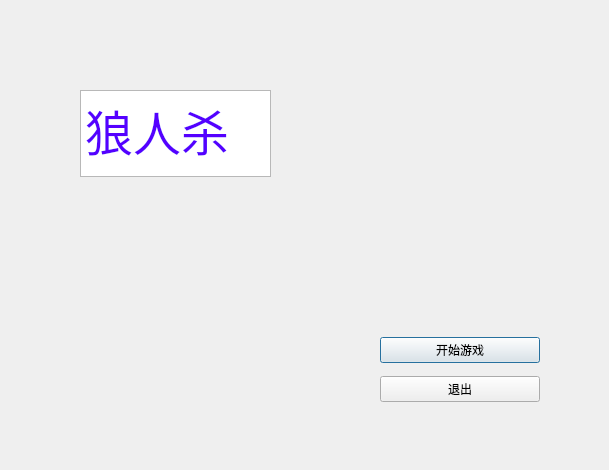
<?xml version="1.0" encoding="UTF-8"?>
<ui version="4.0">
 <class>Werewolf</class>
 <widget class="QDialog" name="Werewolf">
  <property name="geometry">
   <rect>
    <x>0</x>
    <y>0</y>
    <width>609</width>
    <height>470</height>
   </rect>
  </property>
  <property name="windowTitle">
   <string>Dialog</string>
  </property>
  <widget class="QWidget" name="verticalLayoutWidget">
   <property name="geometry">
    <rect>
     <x>380</x>
     <y>330</y>
     <width>160</width>
     <height>80</height>
    </rect>
   </property>
   <layout class="QVBoxLayout" name="verticalLayout">
    <item>
     <widget class="QPushButton" name="pushButton_2">
      <property name="text">
       <string>开始游戏</string>
      </property>
     </widget>
    </item>
    <item>
     <widget class="QPushButton" name="pushButton">
      <property name="text">
       <string>退出</string>
      </property>
     </widget>
    </item>
   </layout>
  </widget>
  <widget class="QTextEdit" name="textEdit">
   <property name="geometry">
    <rect>
     <x>80</x>
     <y>90</y>
     <width>191</width>
     <height>87</height>
    </rect>
   </property>
   <property name="html">
    <string>&lt;!DOCTYPE HTML PUBLIC &quot;-//W3C//DTD HTML 4.0//EN&quot; &quot;http://www.w3.org/TR/REC-html40/strict.dtd&quot;&gt;
&lt;html&gt;&lt;head&gt;&lt;meta name=&quot;qrichtext&quot; content=&quot;1&quot; /&gt;&lt;style type=&quot;text/css&quot;&gt;
p, li { white-space: pre-wrap; }
&lt;/style&gt;&lt;/head&gt;&lt;body style=&quot; font-family:'SimSun'; font-size:9pt; font-weight:400; font-style:normal;&quot;&gt;
&lt;p style=&quot; margin-top:0px; margin-bottom:0px; margin-left:0px; margin-right:0px; -qt-block-indent:0; text-indent:0px;&quot;&gt;&lt;span style=&quot; font-size:36pt; color:#5500ff;&quot;&gt;狼人杀&lt;/span&gt;&lt;/p&gt;&lt;/body&gt;&lt;/html&gt;</string>
   </property>
  </widget>
 </widget>
 <resources/>
 <connections>
  <connection>
   <sender>pushButton_2</sender>
   <signal>clicked()</signal>
   <receiver>Werewolf</receiver>
   <slot>accept()</slot>
   <hints>
    <hint type="sourcelabel">
     <x>446</x>
     <y>345</y>
    </hint>
    <hint type="destinationlabel">
     <x>257</x>
     <y>376</y>
    </hint>
   </hints>
  </connection>
  <connection>
   <sender>pushButton</sender>
   <signal>clicked()</signal>
   <receiver>Werewolf</receiver>
   <slot>close()</slot>
   <hints>
    <hint type="sourcelabel">
     <x>459</x>
     <y>389</y>
    </hint>
    <hint type="destinationlabel">
     <x>304</x>
     <y>234</y>
    </hint>
   </hints>
  </connection>
 </connections>
</ui>
